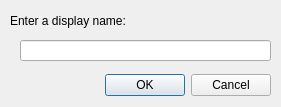
<?xml version="1.0" encoding="UTF-8"?>
<ui version="4.0">
 <class>MTGetStringDialog</class>
 <widget class="QDialog" name="MTGetStringDialog">
  <property name="geometry">
   <rect>
    <x>0</x>
    <y>0</y>
    <width>281</width>
    <height>107</height>
   </rect>
  </property>
  <property name="windowTitle">
   <string>Dialog</string>
  </property>
  <widget class="QDialogButtonBox" name="buttonBox">
   <property name="geometry">
    <rect>
     <x>100</x>
     <y>70</y>
     <width>171</width>
     <height>31</height>
    </rect>
   </property>
   <property name="orientation">
    <enum>Qt::Horizontal</enum>
   </property>
   <property name="standardButtons">
    <set>QDialogButtonBox::Cancel|QDialogButtonBox::Ok</set>
   </property>
  </widget>
  <widget class="QLabel" name="label">
   <property name="geometry">
    <rect>
     <x>10</x>
     <y>10</y>
     <width>141</width>
     <height>21</height>
    </rect>
   </property>
   <property name="text">
    <string>Enter a display name:</string>
   </property>
  </widget>
  <widget class="QLineEdit" name="lineEdit">
   <property name="geometry">
    <rect>
     <x>20</x>
     <y>40</y>
     <width>251</width>
     <height>21</height>
    </rect>
   </property>
  </widget>
 </widget>
 <resources/>
 <connections>
  <connection>
   <sender>buttonBox</sender>
   <signal>accepted()</signal>
   <receiver>MTGetStringDialog</receiver>
   <slot>accept()</slot>
   <hints>
    <hint type="sourcelabel">
     <x>248</x>
     <y>254</y>
    </hint>
    <hint type="destinationlabel">
     <x>157</x>
     <y>274</y>
    </hint>
   </hints>
  </connection>
  <connection>
   <sender>buttonBox</sender>
   <signal>rejected()</signal>
   <receiver>MTGetStringDialog</receiver>
   <slot>reject()</slot>
   <hints>
    <hint type="sourcelabel">
     <x>316</x>
     <y>260</y>
    </hint>
    <hint type="destinationlabel">
     <x>286</x>
     <y>274</y>
    </hint>
   </hints>
  </connection>
 </connections>
</ui>
